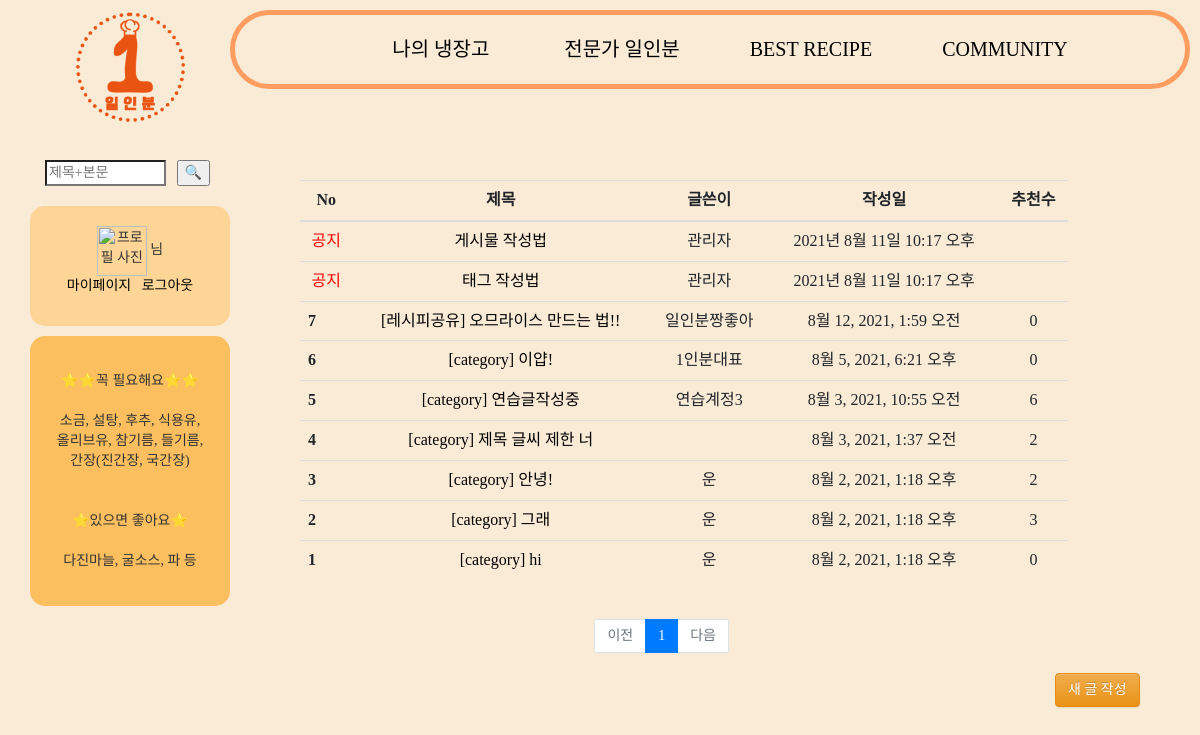
Page /community/list/ (signed in) on the earlier database version.
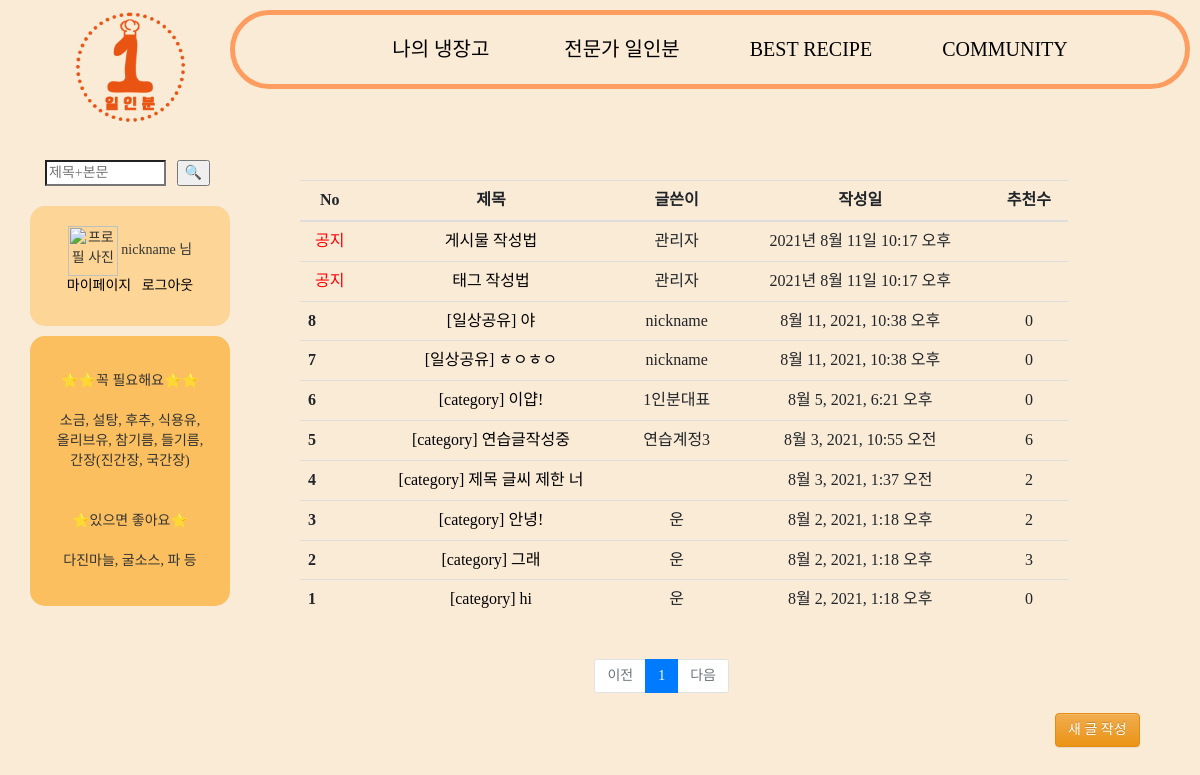
Same page on the later database version.
### community/models.py (models this page shows, shortened)
class Post(models.Model):
    category_select = (
        ('일상공유','일상공유'),
        ('레시피공유', '레시피공유'),
    )
    writer = models.ForeignKey(CustomerUser, related_name="community", on_delete=models.CASCADE, verbose_name="작성자", null=True)
    title = models.CharField(max_length=100)
    content = models.TextField()
    category = models.CharField(max_length=30, choices=category_select, default='일상공유', null=True)
    pub_date = models.DateTimeField(auto_now_add=True, verbose_name="글작성일", null=True)
    like = models.ManyToManyField(CustomerUser, related_name='likes', blank=True)
    slug = models.SlugField('Slug', unique=False, allow_unicode=True, help_text='dashed words for title alias', null=True)
    tag = TagField()
    top_fixed = models.BooleanField(verbose_name='상단고정', default=False)

### accounts/models.py (models this page shows)
class CustomerUser(AbstractUser):
    POSITION = (
        ('일반', '일반'),
        ('사업자', '사업자'),
    )
    position = models.CharField(verbose_name='등급', max_length=1000, choices=POSITION)
    upload = CloudinaryField('uploads',blank=True,null=True)
    profile = CloudinaryField('images/',default='default_susbwu.JPG',blank=True,null=False)
    nickname = models.CharField(max_length=100)
    email = models.EmailField()
    def __str__(self):
        return self.nickname

### community/views.py (the view)
# urls.py: path('list/', views.list, name='list'),
def list(request):
    posts = Post.objects.order_by('-pub_date')
    notice_fixed = Post.objects.filter(top_fixed=True).order_by('-pub_date')
    page = request.GET.get('page','1')
    paginator = Paginator(posts, 10)
    page_obj = paginator.page(page)
    return render(request, 'list.html', {'posts': page_obj})

### community/templatetags/indexfilter.py (called while the page is built)
@register.filter
def sub(value, arg):
    return value - arg

### community/templates/list.html (shortened to what this page needs)
{% extends 'base.html' %}
{% load bootstrap4 %}
{% load static %}
{% block content %}
{% load indexfilter %}
<head>
</head>
<body>
    <div class="col-md-11">
        <div id="table1" class="row mt-5">
            <div class="col-12">
                <table class="table table-hover" style="text-align: center;">
                    <tr>
                    <th style="text-align: center;">No</th>
                    <th style="text-align: center;">제목</th>
                    <th style="text-align: center;">글쓴이</th>
                    <th style="text-align: center;">작성일</th>
                    <th style="text-align: center;">추천수</th>
                    </tr>
                <tbody>
                    <tr>
                        <td><font color="red">공지</font></td>
                        <td><a href="{% url 'notice1' %}">게시물 작성법</a></td>
                        <td>관리자</td>
                        <td>2021년 8월 11일 10:17 오후</td>
                        <td></td>
                    </tr>
                    <tr>
                        <td><font color="red">공지</font></td>
                        <td><a href="{% url 'notice2' %}">태그 작성법</a></td>
                        <td>관리자</td>
                        <td>2021년 8월 11일 10:17 오후</td>
                        <td></td>
                    </tr>
                    {% for post in posts %}
                    <tr>
                        <th scope="row">{{ posts.paginator.count|sub:posts.start_index|sub:forloop.counter0|add:1 }}</th>
                    {% if user.is_authenticated %}
                    <td><a href="{% url 'postshow' post.id %}">[{{ post.category }}] {{post.title}}</a></td>
                    {% else %}
                    <td><a href=""onclick = "return alert('로그인 후 열람 가능합니다.')">{{post.title}}</a></td>
                    {% endif %}
                    <td>{{ post.writer }}</td>
                    <td>{{ post.pub_date }}</td>
                    <td>{{ post.like.all.count }}</td>
                    </tr>
                    {% endfor %}
                </tbody>
                </table>
                </div>
            </div>
            <div class="page">
                <ul class="pagination justify-content-center">
                  {% if posts.has_previous %}
                  <li class="page-item">
                      <a class="page-link" href="?page={{ posts.previous_page_number }}">이전</a>
                  </li>
                  {% else %}
                  <li class="page-item disabled">
                      <a class="page-link" tabindex="-1" aria-disabled="true" href="#">이전</a>
                  </li>
                  {% endif %}
                  {% for page_number in posts.paginator.page_range %}
                      {% if page_number == posts.number %}
                      <li class="page-item active" aria-current="page">
                          <a class="page-link" href="?page={{ page_number }}">{{ page_number }}</a>
                      </li>
                      {% else %}
                      <li class="page-item">
                          <a class="page-link" href="?page={{ page_number }}">{{ page_number }}</a>
                      </li>
                      {% endif %}
                  {% endfor %}
                  {% if posts.has_next %}
                  <li class="page-item">
                      <a class="page-link" href="?page={{ posts.next_page_number }}">다음</a>
                  </li>
                  {% else %}
                  <li class="page-item disabled">
                      <a class="page-link" tabindex="-1" aria-disabled="true" href="#">다음</a>
                  </li>
                  {% endif %}
    </div>
    <div id="new">
    {% if user.is_authenticated %}
        <a class="new" href="{% url 'postcreate' %}"><button type="button" class="btn btn-warning">새 글 작성</button></a>
        {% endif %}
    </div>
</body>
{% endblock %}

### oneportion/templates/base.html (shortened to what this page needs)
{% load bootstrap4 %}
{% bootstrap_css %}
{% load static %}
<head>
<link rel="stylesheet" href="https://maxcdn.bootstrapcdn.com/bootstrap/3.3.2/css/bootstrap.min.css">
<link rel="stylesheet" href="https://maxcdn.bootstrapcdn.com/bootstrap/3.3.2/css/bootstrap-theme.min.css">
</head>
<body style="background-color: antiquewhite;">
<div class="container side">
  <div class="row">
      <div class="col-md-2 logo">
        <a href="{% url 'main' %}"><img src = "{% static 'logoplus.png' %}" width = "110px" alt="로고"></a>
      </div>
      <div id="bar" class="col-md-10">
        <nav>
          <ul>
            <li class="nav-item">
                <a class="nav-link" href="{% url 'myfridge' %}">나의 냉장고 &nbsp;&nbsp;&nbsp;&nbsp;&nbsp;&nbsp;&nbsp;&nbsp;&nbsp;&nbsp;</a>
              </li>
            <li class="nav-item">
              <a class="nav-link" href="{% url 'expert_list' %}">전문가 일인분&nbsp;&nbsp;&nbsp;&nbsp;&nbsp;&nbsp;&nbsp;&nbsp;&nbsp;&nbsp;</a>
            </li>
            <li class="nav-item">
              <a class="nav-link" href="{% url 'likelist' %}">BEST RECIPE&nbsp;&nbsp;&nbsp;&nbsp;&nbsp;&nbsp;&nbsp;&nbsp;&nbsp;&nbsp;</a>
            </li>
            <li class="nav-item">
                <a class="nav-link" href="{% url 'list' %}">COMMUNITY</a>
            </li>
          </ul>
      </nav>
      </div>
      <div id="search" class="col-md-2">
        <div>
        <form action = "{% url 'result' %}" method = "get">
          <input id="searchtext" type = "search" placeholder="제목+본문" style="font-family:'굴림';" name = "query">&nbsp;&nbsp;&nbsp;
          <input id = "searchbutton" type = "submit" name="" value="🔍">
        </form>
      </div>
      <div id="my">
        {% if user.is_authenticated %}
          <img width="50px" height="50px" alt="프로필 사진" src = "{{ user.profile.url }}">
          {{ user.nickname }} 님<br>
            <a href="{% url 'mypage' %}">마이페이지</a>&nbsp;&nbsp;
            <a href="{% url 'logout' %}">로그아웃</a>
        {% else %}
            <br>
          <a href="{% url 'login' %}">로그인</a>&nbsp;&nbsp;
          <a href="{% url 'signup' %}">회원가입</a>
        {% endif %}
      </div>
      <div id="usual" >
      ⭐⭐꼭 필요해요⭐⭐ <br><br>
      소금, 설탕, 후추, 식용유,<br>올리브유, 참기름, 들기름,<br>간장(진간장, 국간장)<br><br><br>
      ⭐있으면 좋아요⭐<br><br>
      다진마늘, 굴소스, 파 등
      </div>
</div>
<div class="container col-md-10 page0">
  {% block content %}
  {% endblock %}
</div>
</body>

Differences in the rows shown:
removed Post: paginator.count|sub "7", category "레시피공유", title "오므라이스 만드는 법!!", writer "일인분짱좋아", pub_date "8월 12, 2021, 1:59 오전", like.all.count "0"
now on this page (row edited): CustomerUser: nickname "nickname"
added Post: paginator.count|sub "8", category "일상공유", title "야", writer "nickname", pub_date "8월 11, 2021, 10:38 오후", like.all.count "0"
added Post: paginator.count|sub "7", category "일상공유", title "ㅎㅇㅎㅇ", writer "nickname", pub_date "8월 11, 2021, 10:38 오후", like.all.count "0"
